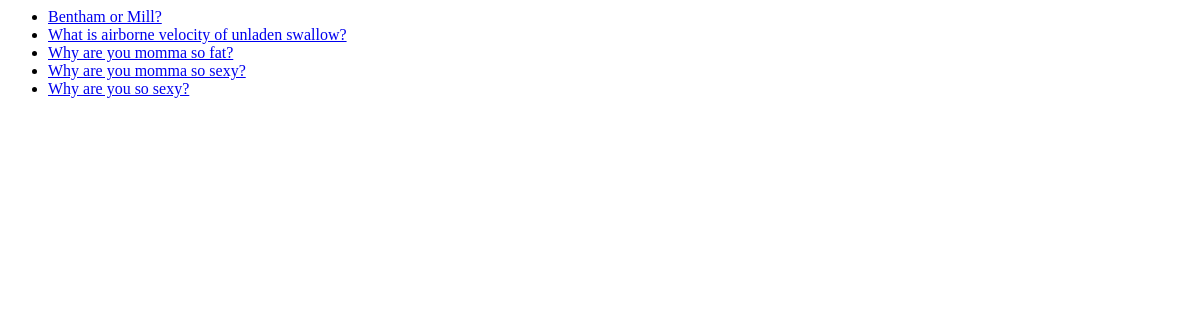
/polls/, run on an earlier commit of the app's database.
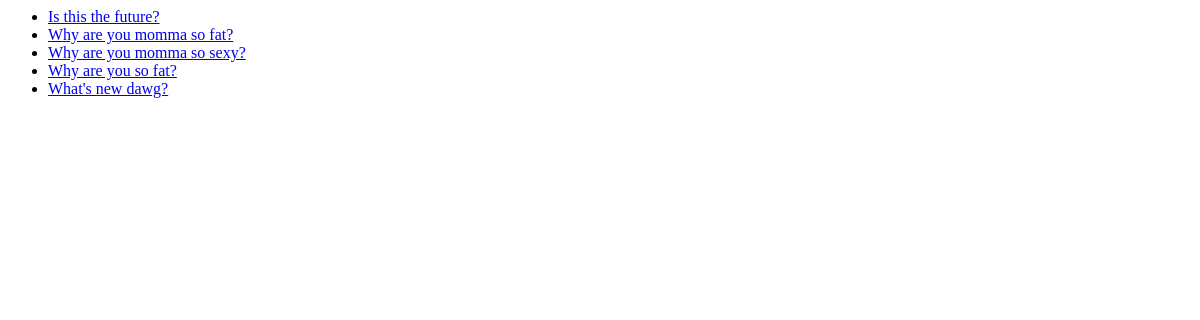
And on a later commit of the database.
### polls/models.py (models this page shows, shortened)
class Question(models.Model):
  question_text = models.CharField(max_length=200)
  pub_date = models.DateTimeField('date published')
  def __str__(self):
    return self.question_text

### polls/views.py (the view)
# urls.py: path('', views.IndexView.as_view(), name='index'),
class IndexView(generic.ListView):
  template_name = 'polls/index.html'
  context_object_name ='latest_question_list'
  def get_queryset(self):
    return Question.objects.order_by('-pub_date')[:5]

### polls/templates/polls/index.html
{% if latest_question_list %}
  <ul>
    {% for question in latest_question_list %}
      <li>
        <a href="{% url 'polls:detail' question.id %}">{{ question }}</a>
      </li>
    {% endfor %}
  </ul>
{% else %}
  <p>No polls are available</p>
{% endif %}

What changed in the data, as far as the page shows it:
removed Question: question_text "Bentham or Mill?"
removed Question: question_text "What is airborne velocity of unladen swallow?"
removed Question: question_text "Why are you so sexy?"
added Question: question_text "Is this the future?"
now on this page (row unchanged): Question: question_text "Why are you so fat?"
now on this page (row unchanged): Question: question_text "What's new dawg?"
